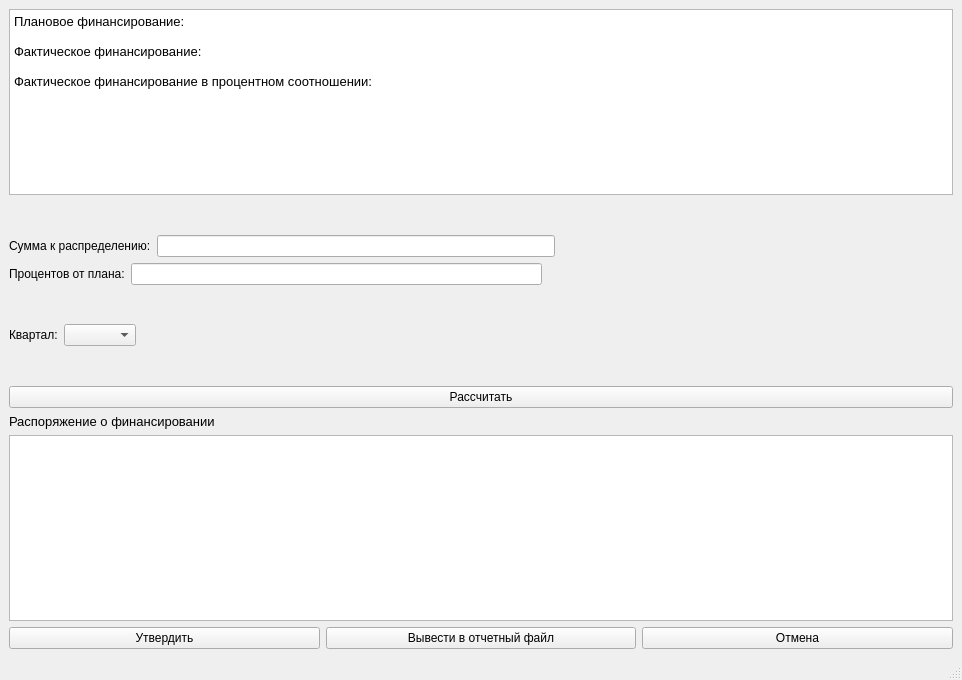
<?xml version="1.0" encoding="UTF-8"?>
<ui version="4.0">
 <class>mainWindow</class>
 <widget class="QMainWindow" name="mainWindow">
  <property name="geometry">
   <rect>
    <x>0</x>
    <y>0</y>
    <width>962</width>
    <height>680</height>
   </rect>
  </property>
  <property name="windowTitle">
   <string>Рассчитать</string>
  </property>
  <widget class="QWidget" name="centralwidget">
   <layout class="QVBoxLayout" name="verticalLayout">
    <item>
     <layout class="QGridLayout" name="gridLayout">
      <item row="1" column="0">
       <spacer name="verticalSpacer_2">
        <property name="orientation">
         <enum>Qt::Vertical</enum>
        </property>
        <property name="sizeHint" stdset="0">
         <size>
          <width>20</width>
          <height>40</height>
         </size>
        </property>
       </spacer>
      </item>
      <item row="6" column="0">
       <spacer name="verticalSpacer">
        <property name="orientation">
         <enum>Qt::Vertical</enum>
        </property>
        <property name="sizeHint" stdset="0">
         <size>
          <width>20</width>
          <height>40</height>
         </size>
        </property>
       </spacer>
      </item>
      <item row="0" column="0">
       <widget class="QTextBrowser" name="textBrowser">
        <property name="html">
         <string>&lt;!DOCTYPE HTML PUBLIC &quot;-//W3C//DTD HTML 4.0//EN&quot; &quot;http://www.w3.org/TR/REC-html40/strict.dtd&quot;&gt;
&lt;html&gt;&lt;head&gt;&lt;meta name=&quot;qrichtext&quot; content=&quot;1&quot; /&gt;&lt;style type=&quot;text/css&quot;&gt;
p, li { white-space: pre-wrap; }
&lt;/style&gt;&lt;/head&gt;&lt;body style=&quot; font-family:'MS Shell Dlg 2'; font-size:8.064pt; font-weight:400; font-style:normal;&quot;&gt;
&lt;p style=&quot; margin-top:0px; margin-bottom:0px; margin-left:0px; margin-right:0px; -qt-block-indent:0; text-indent:0px;&quot;&gt;&lt;span style=&quot; font-size:10pt;&quot;&gt;Плановое финансирование: &lt;/span&gt;&lt;/p&gt;
&lt;p style=&quot;-qt-paragraph-type:empty; margin-top:0px; margin-bottom:0px; margin-left:0px; margin-right:0px; -qt-block-indent:0; text-indent:0px; font-size:10pt;&quot;&gt;&lt;br /&gt;&lt;/p&gt;
&lt;p style=&quot; margin-top:0px; margin-bottom:0px; margin-left:0px; margin-right:0px; -qt-block-indent:0; text-indent:0px;&quot;&gt;&lt;span style=&quot; font-size:10pt;&quot;&gt;Фактическое финансирование:&lt;/span&gt;&lt;/p&gt;
&lt;p style=&quot;-qt-paragraph-type:empty; margin-top:0px; margin-bottom:0px; margin-left:0px; margin-right:0px; -qt-block-indent:0; text-indent:0px; font-size:10pt;&quot;&gt;&lt;br /&gt;&lt;/p&gt;
&lt;p style=&quot; margin-top:0px; margin-bottom:0px; margin-left:0px; margin-right:0px; -qt-block-indent:0; text-indent:0px;&quot;&gt;&lt;span style=&quot; font-size:10pt;&quot;&gt;Фактическое финансирование в процентном соотношении:&lt;/span&gt;&lt;/p&gt;&lt;/body&gt;&lt;/html&gt;</string>
        </property>
       </widget>
      </item>
      <item row="7" column="0">
       <widget class="QPushButton" name="pushButton">
        <property name="font">
         <font>
          <pointsize>9</pointsize>
         </font>
        </property>
        <property name="text">
         <string>Рассчитать</string>
        </property>
       </widget>
      </item>
      <item row="2" column="0">
       <layout class="QHBoxLayout" name="horizontalLayout">
        <item>
         <widget class="QLabel" name="label">
          <property name="font">
           <font>
            <pointsize>9</pointsize>
           </font>
          </property>
          <property name="text">
           <string>Сумма к распределению:</string>
          </property>
         </widget>
        </item>
        <item>
         <widget class="QLineEdit" name="lineEdit">
          <property name="maximumSize">
           <size>
            <width>600</width>
            <height>16777215</height>
           </size>
          </property>
         </widget>
        </item>
        <item>
         <spacer name="horizontalSpacer_3">
          <property name="orientation">
           <enum>Qt::Horizontal</enum>
          </property>
          <property name="sizeHint" stdset="0">
           <size>
            <width>40</width>
            <height>20</height>
           </size>
          </property>
         </spacer>
        </item>
       </layout>
      </item>
      <item row="5" column="0">
       <layout class="QHBoxLayout" name="horizontalLayout_3">
        <item>
         <widget class="QLabel" name="label_3">
          <property name="font">
           <font>
            <pointsize>9</pointsize>
           </font>
          </property>
          <property name="text">
           <string>Квартал:</string>
          </property>
         </widget>
        </item>
        <item>
         <widget class="QComboBox" name="comboBox"/>
        </item>
        <item>
         <spacer name="horizontalSpacer">
          <property name="orientation">
           <enum>Qt::Horizontal</enum>
          </property>
          <property name="sizeHint" stdset="0">
           <size>
            <width>40</width>
            <height>20</height>
           </size>
          </property>
         </spacer>
        </item>
       </layout>
      </item>
      <item row="3" column="0">
       <layout class="QHBoxLayout" name="horizontalLayout_2">
        <item>
         <widget class="QLabel" name="label_2">
          <property name="font">
           <font>
            <pointsize>9</pointsize>
           </font>
          </property>
          <property name="text">
           <string>Процентов от плана:</string>
          </property>
         </widget>
        </item>
        <item>
         <widget class="QLineEdit" name="lineEdit_2">
          <property name="maximumSize">
           <size>
            <width>500</width>
            <height>16777215</height>
           </size>
          </property>
         </widget>
        </item>
        <item>
         <spacer name="horizontalSpacer_2">
          <property name="orientation">
           <enum>Qt::Horizontal</enum>
          </property>
          <property name="sizeHint" stdset="0">
           <size>
            <width>40</width>
            <height>20</height>
           </size>
          </property>
         </spacer>
        </item>
       </layout>
      </item>
      <item row="4" column="0">
       <spacer name="verticalSpacer_4">
        <property name="orientation">
         <enum>Qt::Vertical</enum>
        </property>
        <property name="sizeHint" stdset="0">
         <size>
          <width>20</width>
          <height>40</height>
         </size>
        </property>
       </spacer>
      </item>
      <item row="8" column="0">
       <layout class="QGridLayout" name="gridLayout_2">
        <item row="0" column="0">
         <widget class="QLabel" name="label_4">
          <property name="font">
           <font>
            <pointsize>10</pointsize>
           </font>
          </property>
          <property name="text">
           <string>Распоряжение о финансировании</string>
          </property>
         </widget>
        </item>
        <item row="1" column="0">
         <widget class="QTableWidget" name="tableWidget"/>
        </item>
        <item row="2" column="0">
         <layout class="QHBoxLayout" name="horizontalLayout_4">
          <item>
           <widget class="QPushButton" name="pushButton_2">
            <property name="font">
             <font>
              <pointsize>9</pointsize>
             </font>
            </property>
            <property name="text">
             <string>Утвердить</string>
            </property>
           </widget>
          </item>
          <item>
           <widget class="QPushButton" name="pushButton_3">
            <property name="font">
             <font>
              <pointsize>9</pointsize>
             </font>
            </property>
            <property name="text">
             <string>Вывести в отчетный файл</string>
            </property>
           </widget>
          </item>
          <item>
           <widget class="QPushButton" name="pushButton_4">
            <property name="text">
             <string>Отмена</string>
            </property>
           </widget>
          </item>
         </layout>
        </item>
       </layout>
      </item>
     </layout>
    </item>
   </layout>
  </widget>
  <widget class="QMenuBar" name="menubar">
   <property name="geometry">
    <rect>
     <x>0</x>
     <y>0</y>
     <width>962</width>
     <height>27</height>
    </rect>
   </property>
  </widget>
  <widget class="QStatusBar" name="statusbar"/>
 </widget>
 <resources/>
 <connections/>
</ui>
